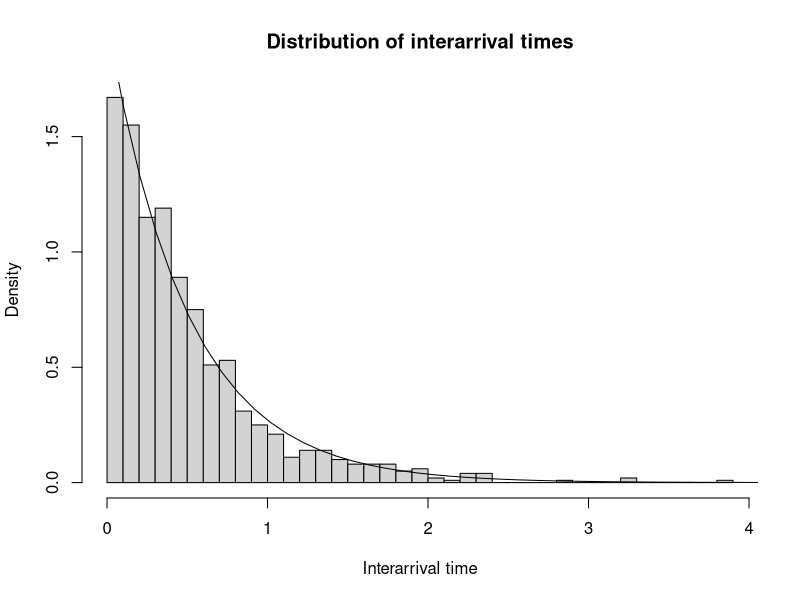
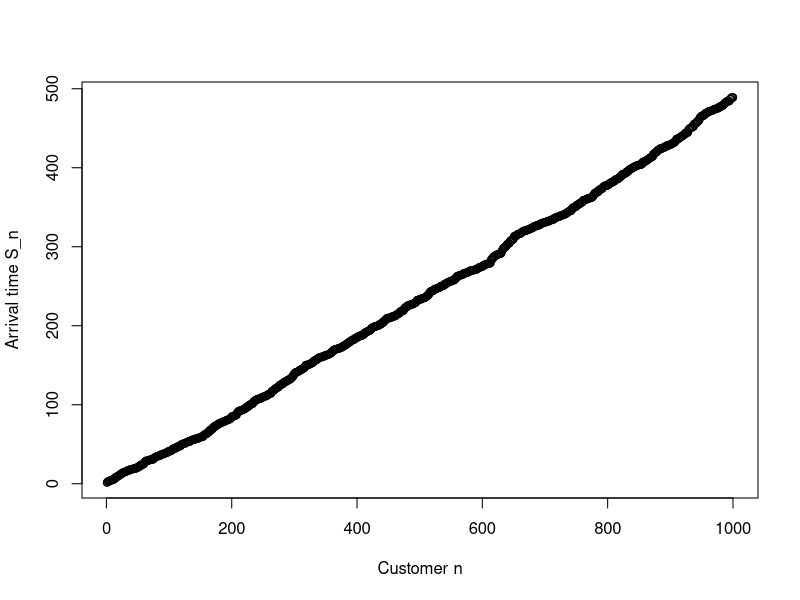
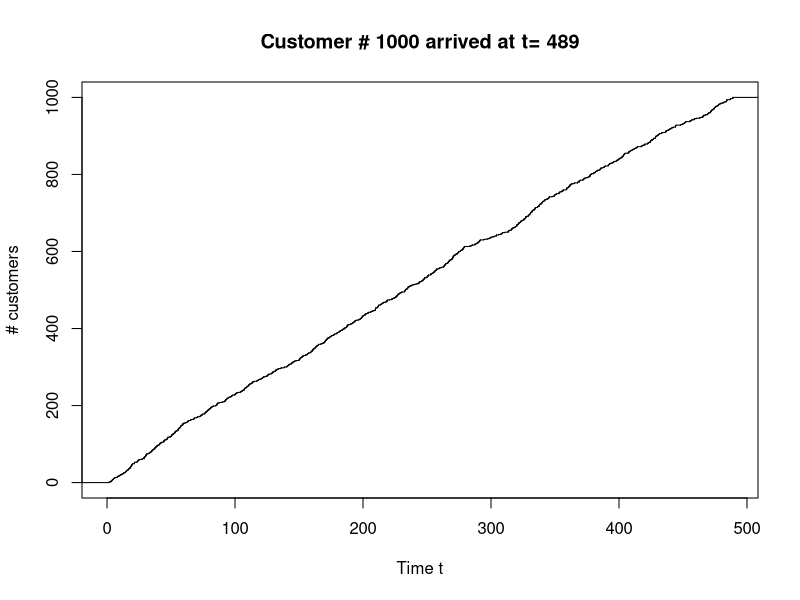

Generate these figures, in order, with R:
# Poisson process simulations
lambda <- 2 # rate parameter
totalarrivals <- 1000

# independent exponentially distributed waiting (interarrival) times X_n
X <-rexp(totalarrivals,rate=lambda) # samples interarrival times from exponential distributon
hist(X,xlab="Interarrival time",
     freq=FALSE,breaks=50,main="Distribution of interarrival times") # plots density
t <- seq(0,10/lambda,length.out=50)
points(t,lambda*exp(-lambda*t),type="l") # plots original density function on top of histogram

# cumulative sum S_n=X_1+...X_n
S <- cumsum(X)
plot(S,xlab="Customer n",ylab="Arrival time S_n") # slope will be 1/lambda

# plot number of customers over time
N <- cumsum(c(0,rep(1,totalarrivals))) 
plot(stepfun(S,N),do.points = F,
     xlab="Time t",ylab="# customers",
     main=paste("Customer #",totalarrivals,"arrived at t=",round(S[totalarrivals])),
     xlim=c(0,S[totalarrivals]))
